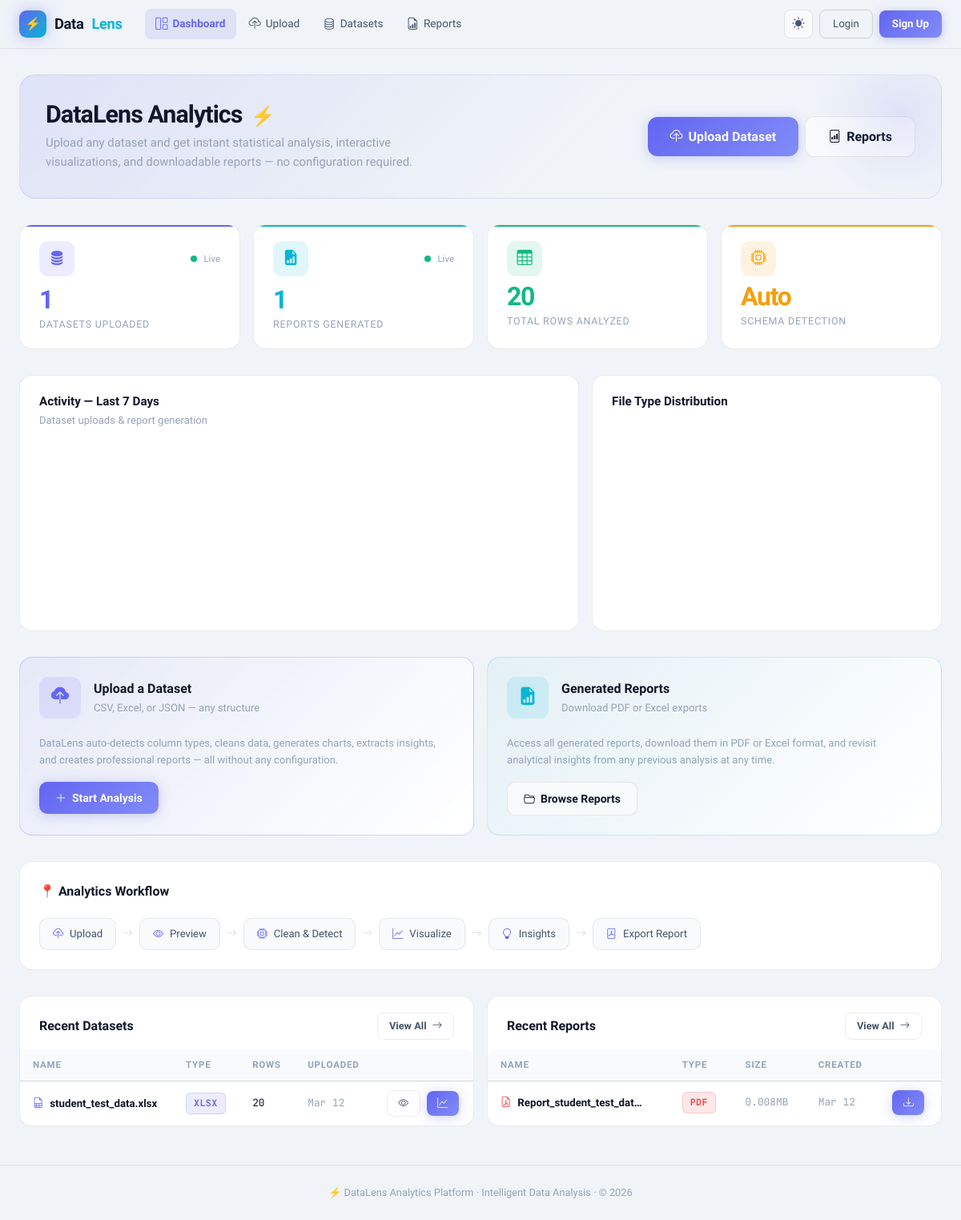
The page / on the database its author committed.
### app.py (models this page shows)
class Dataset(db.Model):
    id          = db.Column(db.Integer, primary_key=True)
    uid         = db.Column(db.String(36), unique=True, default=lambda: str(uuid.uuid4()))
    name        = db.Column(db.String(255), nullable=False)
    file_type   = db.Column(db.String(20))
    num_rows    = db.Column(db.Integer)
    num_cols    = db.Column(db.Integer)
    file_size   = db.Column(db.Float)          # MB
    file_path   = db.Column(db.String(512))
    description = db.Column(db.Text, default='')
    uploaded_at = db.Column(db.DateTime, default=datetime.utcnow)
    user_id     = db.Column(db.Integer, db.ForeignKey('user.id'), nullable=True)
    reports     = db.relationship('Report', backref='dataset', lazy=True, cascade='all,delete-orphan')

class Report(db.Model):
    id          = db.Column(db.Integer, primary_key=True)
    uid         = db.Column(db.String(36), unique=True, default=lambda: str(uuid.uuid4()))
    name        = db.Column(db.String(255))
    dataset_id  = db.Column(db.Integer, db.ForeignKey('dataset.id'))
    file_path   = db.Column(db.String(512))
    report_type = db.Column(db.String(20), default='pdf')
    file_size   = db.Column(db.Float, default=0.0)
    created_at  = db.Column(db.DateTime, default=datetime.utcnow)
    user_id     = db.Column(db.Integer, db.ForeignKey('user.id'), nullable=True)
    user        = db.relationship('User', backref='reports', foreign_keys=[user_id])

### app.py (the view)
@app.route('/')
def index():
    user = current_user()
    if user:
        datasets = Dataset.query.filter_by(user_id=user.id).order_by(Dataset.uploaded_at.desc()).all()
        reports  = Report.query.filter_by(user_id=user.id).order_by(Report.created_at.desc()).all()
    else:
        datasets = Dataset.query.filter_by(user_id=None).order_by(Dataset.uploaded_at.desc()).all()
        reports  = Report.query.filter_by(user_id=None).order_by(Report.created_at.desc()).all()
    stats = {
        'total_datasets': len(datasets),
        'total_reports':  len(reports),
        'total_rows':     sum(d.num_rows or 0 for d in datasets),
        'total_cols':     sum(d.num_cols or 0 for d in datasets),
    }
    recent_datasets = datasets[:5]
    recent_reports  = reports[:5]
    return render_template('dashboard.html', stats=stats,
                           recent_datasets=recent_datasets, recent_reports=recent_reports,
                           user=user)

### app.py (called while the page is built)
def current_user():
    uid = session.get('user_id')
    return db.session.get(User, uid) if uid else None

### templates/dashboard.html (shortened to what this page needs)
{% extends 'base.html' %}
{% block content %}
<div class="hero-gradient">
  <div class="flex-between flex-wrap gap-md">
    <div>
      <h1 style="font-size:1.9rem;font-weight:800;letter-spacing:-.03em;line-height:1.1;margin-bottom:.5rem">
        {% if user %}Welcome back, {{ user.username }}{% else %}DataLens Analytics{% endif %}
        <span style="display:inline-block;font-size:1.5rem;margin-left:.25rem">⚡</span>
      </h1>
      <p style="color:var(--text3);font-size:.93rem;max-width:520px">
        Upload any dataset and get instant statistical analysis, interactive visualizations, and downloadable reports — no configuration required.
      </p>
    </div>
    <div class="flex gap-sm">
      <a href="/upload" class="btn btn-primary btn-lg"><i class="bi bi-cloud-upload"></i> Upload Dataset</a>
      <a href="/reports" class="btn btn-secondary btn-lg"><i class="bi bi-file-bar-graph"></i> Reports</a>
    </div>
  </div>
</div>
<div class="grid g-4 mb-lg" id="metricsGrid">
  <div class="metric-card" style="--accent-color:var(--indigo)">
    <div class="flex-between mb-sm">
      <div class="metric-icon" style="background:var(--indigo-dim);color:var(--indigo)"><i class="bi bi-database-fill"></i></div>
      <div class="flex gap-sm"><div class="realtime-dot"></div><span class="text-xs text-muted">Live</span></div>
    </div>
    <div class="metric-value text-indigo" id="m-datasets">{{ stats.total_datasets }}</div>
    <div class="metric-label">Datasets Uploaded</div>
  </div>
  <div class="metric-card" style="--accent-color:var(--cyan)">
    <div class="flex-between mb-sm">
      <div class="metric-icon" style="background:var(--cyan-dim);color:var(--cyan)"><i class="bi bi-file-earmark-bar-graph-fill"></i></div>
      <div class="flex gap-sm"><div class="realtime-dot"></div><span class="text-xs text-muted">Live</span></div>
    </div>
    <div class="metric-value text-cyan" id="m-reports">{{ stats.total_reports }}</div>
    <div class="metric-label">Reports Generated</div>
  </div>
  <div class="metric-card" style="--accent-color:var(--emerald)">
    <div class="metric-icon" style="background:var(--emerald-dim);color:var(--emerald);margin-bottom:.5rem"><i class="bi bi-table"></i></div>
    <div class="metric-value text-emerald" id="m-rows">{{ '{:,}'.format(stats.total_rows) }}</div>
    <div class="metric-label">Total Rows Analyzed</div>
  </div>
  <div class="metric-card" style="--accent-color:var(--amber)">
    <div class="metric-icon" style="background:var(--amber-dim);color:var(--amber);margin-bottom:.5rem"><i class="bi bi-cpu"></i></div>
    <div class="metric-value text-amber">Auto</div>
    <div class="metric-label">Schema Detection</div>
  </div>
</div>
<div class="grid g-2 mb-lg" style="grid-template-columns: 1.6fr 1fr">
  <div class="card card-flush">
    <div class="flex-between" style="padding:1.25rem 1.5rem 0.75rem">
      <div>
        <div class="font-bold" style="font-size:.95rem">Activity — Last 7 Days</div>
        <div class="text-muted text-sm">Dataset uploads &amp; report generation</div>
      </div>
    </div>
    <div id="activityChart" style="height:240px"></div>
  </div>
  <div class="card card-flush">
    <div class="flex-between" style="padding:1.25rem 1.5rem 0.75rem">
      <div class="font-bold" style="font-size:.95rem">File Type Distribution</div>
    </div>
    <div id="fileTypesChart" style="height:240px"></div>
  </div>
</div>
<div class="grid g-2 mb-lg">
  <div class="card" style="border-color:rgba(99,102,241,.25);background:linear-gradient(135deg,rgba(99,102,241,.07),var(--surface))">
    <div class="flex gap-md mb-md">
      <div class="metric-icon" style="background:var(--indigo-dim);color:var(--indigo);width:52px;height:52px;font-size:1.4rem"><i class="bi bi-cloud-upload-fill"></i></div>
      <div><div class="font-bold" style="font-size:1rem">Upload a Dataset</div><div class="text-muted text-sm">CSV, Excel, or JSON — any structure</div></div>
    </div>
    <p class="text-muted text-sm" style="margin-bottom:1.1rem">DataLens auto-detects column types, cleans data, generates charts, extracts insights, and creates professional reports — all without any configuration.</p>
    <a href="/upload" class="btn btn-primary"><i class="bi bi-plus-lg"></i> Start Analysis</a>
  </div>
  <div class="card" style="border-color:rgba(6,182,212,.2);background:linear-gradient(135deg,rgba(6,182,212,.05),var(--surface))">
    <div class="flex gap-md mb-md">
      <div class="metric-icon" style="background:var(--cyan-dim);color:var(--cyan);width:52px;height:52px;font-size:1.4rem"><i class="bi bi-file-earmark-bar-graph-fill"></i></div>
      <div><div class="font-bold" style="font-size:1rem">Generated Reports</div><div class="text-muted text-sm">Download PDF or Excel exports</div></div>
    </div>
    <p class="text-muted text-sm" style="margin-bottom:1.1rem">Access all generated reports, download them in PDF or Excel format, and revisit analytical insights from any previous analysis at any time.</p>
    <a href="/reports" class="btn btn-secondary"><i class="bi bi-folder2-open"></i> Browse Reports</a>
  </div>
</div>
<div class="card mb-lg">
  <div class="font-bold mb-md">📍 Analytics Workflow</div>
  <div class="flex flex-wrap gap-sm" style="align-items:center">
    {% set steps = [
      ('cloud-upload','Upload','upload'),
      ('eye','Preview',None),
      ('cpu','Clean & Detect',None),
      ('graph-up','Visualize',None),
      ('lightbulb','Insights',None),
      ('file-pdf','Export Report','reports')
    ] %}
    {% for icon, label, href in steps %}
      <a href="{{ '/' + href if href else '#' }}" class="workflow-step">
        <i class="bi bi-{{ icon }}" style="color:var(--indigo)"></i> {{ label }}
      </a>
      {% if not loop.last %}<span class="workflow-arrow"><i class="bi bi-arrow-right"></i></span>{% endif %}
    {% endfor %}
  </div>
</div>
<div class="grid g-2">
  <div class="card card-flush">
    <div class="flex-between" style="padding:1.25rem 1.5rem 0.75rem">
      <div class="font-bold">Recent Datasets</div>
      <a href="/datasets" class="btn btn-outline btn-sm">View All <i class="bi bi-arrow-right"></i></a>
    </div>
    <div class="table-wrapper">
      <table class="dl-table" id="recentDatasetsTable">
        <thead><tr><th>Name</th><th>Type</th><th>Rows</th><th>Uploaded</th><th></th></tr></thead>
        <tbody id="recentDatasetsBody">
          {% if recent_datasets %}
            {% for ds in recent_datasets %}
            <tr>
              <td class="td-label">
                <div class="flex gap-sm">
                  <i class="bi bi-file-earmark-{% if ds.file_type=='csv' %}text{% elif ds.file_type in ('xlsx','xls') %}spreadsheet{% else %}code{% endif %}" style="color:var(--indigo)"></i>
                  <span style="max-width:160px;overflow:hidden;text-overflow:ellipsis;white-space:nowrap">{{ ds.name }}</span>
                </div>
              </td>
              <td><span class="badge badge-indigo">{{ ds.file_type.upper() }}</span></td>
              <td>{{ '{:,}'.format(ds.num_rows) }}</td>
              <td class="text-muted">{{ ds.uploaded_at.strftime('%b %d') }}</td>
              <td>
                <div class="flex gap-sm">
                  <a href="/preview/{{ ds.id }}" class="btn btn-outline btn-sm"><i class="bi bi-eye"></i></a>
                  <a href="/analyze/{{ ds.id }}" class="btn btn-primary btn-sm"><i class="bi bi-graph-up"></i></a>
                </div>
              </td>
            </tr>
            {% endfor %}
          {% else %}
            <tr><td colspan="5"><div class="empty-state"><div class="empty-state-icon">📂</div><p>No datasets yet</p><a href="/upload" class="btn btn-primary btn-sm">Upload Now</a></div></td></tr>
          {% endif %}
        </tbody>
      </table>
    </div>
  </div>
  <div class="card card-flush">
    <div class="flex-between" style="padding:1.25rem 1.5rem 0.75rem">
      <div class="font-bold">Recent Reports</div>
      <a href="/reports" class="btn btn-outline btn-sm">View All <i class="bi bi-arrow-right"></i></a>
    </div>
    <div class="table-wrapper">
      <table class="dl-table" id="recentReportsTable">
        <thead><tr><th>Name</th><th>Type</th><th>Size</th><th>Created</th><th></th></tr></thead>
        <tbody id="recentReportsBody">
          {% if recent_reports %}
            {% for r in recent_reports %}
            <tr>
              <td class="td-label">
                <div class="flex gap-sm">
                  <i class="bi bi-file-earmark-{% if r.report_type=='pdf' %}pdf{% else %}spreadsheet{% endif %}"
                     style="color:{% if r.report_type=='pdf' %}var(--rose){% else %}var(--emerald){% endif %}"></i>
                  <span style="max-width:160px;overflow:hidden;text-overflow:ellipsis;white-space:nowrap">{{ r.name }}</span>
                </div>
              </td>
              <td><span class="badge {% if r.report_type=='pdf' %}badge-rose{% else %}badge-emerald{% endif %}">{{ r.report_type.upper() }}</span></td>
              <td class="text-muted">{{ r.file_size }}MB</td>
              <td class="text-muted">{{ r.created_at.strftime('%b %d') }}</td>
              <td><a href="/report/download/{{ r.id }}" class="btn btn-primary btn-sm"><i class="bi bi-download"></i></a></td>
            </tr>
            {% endfor %}
          {% else %}
            <tr><td colspan="5"><div class="empty-state"><div class="empty-state-icon">📋</div><p>No reports yet</p></div></td></tr>
          {% endif %}
        </tbody>
      </table>
    </div>
  </div>
</div>
{% endblock %}

### templates/base.html (shortened to what this page needs)
<!DOCTYPE html>
<html lang="en" data-theme="dark">
<head>
<link href="https://cdn.jsdelivr.net/npm/bootstrap-icons@1.11.3/font/bootstrap-icons.css" rel="stylesheet">
</head>
<body>
<header class="navbar">
  <div class="nav-inner">
    <a href="/" class="nav-brand">
      <div class="nav-brand-icon">⚡</div>
      Data<span>Lens</span>
    </a>
    <nav class="nav-links">
      <a href="/" class="nav-link {% if request.endpoint == 'index' %}active{% endif %}">
        <i class="bi bi-grid-1x2"></i> Dashboard
      </a>
      <a href="/upload" class="nav-link {% if request.endpoint == 'upload' %}active{% endif %}">
        <i class="bi bi-cloud-upload"></i> Upload
      </a>
      <a href="/datasets" class="nav-link {% if request.endpoint == 'datasets' %}active{% endif %}">
        <i class="bi bi-database"></i> Datasets
      </a>
      <a href="/reports" class="nav-link {% if request.endpoint == 'reports' %}active{% endif %}">
        <i class="bi bi-file-earmark-bar-graph"></i> Reports
      </a>
    </nav>
    <div class="nav-right">
      <button class="theme-toggle" id="themeToggle" title="Toggle theme" aria-label="Toggle theme">
        <i class="bi bi-moon-stars-fill" id="themeIcon"></i>
      </button>
      {% if user %}
        <div class="user-menu-wrapper">
          <div class="user-pill" onclick="toggleDropdown()">
            <div class="user-avatar" style="background:{{ user.avatar_color or '#6366f1' }}">
              {{ user.username[0].upper() }}
            </div>
            <span>{{ user.username }}</span>
            <i class="bi bi-chevron-down text-muted text-xs" style="margin-left:2px"></i>
          </div>
          <div class="dropdown-menu" id="userDropdown">
            <div class="dropdown-item" onclick="location.href='/profile'">
              <i class="bi bi-person"></i> Profile
            </div>
            <div class="dropdown-item" onclick="location.href='/datasets'">
              <i class="bi bi-database"></i> My Datasets
            </div>
            <div class="dropdown-item" onclick="location.href='/reports'">
              <i class="bi bi-file-earmark-bar-graph"></i> My Reports
            </div>
            <div class="dropdown-divider"></div>
            <div class="dropdown-item danger" onclick="location.href='/logout'">
              <i class="bi bi-box-arrow-right"></i> Logout
            </div>
          </div>
        </div>
      {% else %}
        <a href="/login"  class="btn-ghost">Login</a>
        <a href="/signup" class="btn-primary-sm">Sign Up</a>
      {% endif %}
    </div>
  </div>
</header>
<div class="page-wrapper">
  <main class="main">
    <div class="container">
      {% block content %}{% endblock %}
    </div>
  </main>
</div>
<footer>
  <div class="container">
    <span>⚡ DataLens Analytics Platform · Intelligent Data Analysis · &copy; 2026</span>
  </div>
</footer>
</body>
</html>

### templates/dashboard.html (style rules this page uses)
.hero-gradient { background: linear-gradient(135deg, var(--indigo-dim), transparent 60%); border-radius: 20px; padding: 2rem; border: 1px solid rgba(99,102,241,0.15); margin-bottom: 2rem; position: relative; overflow: hidden; }
.hero-gradient::after { content: ''; position: absolute; top: -60px; right: -60px; width: 220px; height: 220px; background: radial-gradient(circle, rgba(99,102,241,0.12), transparent 70%); border-radius: 50%; }
.workflow-step { display: flex; align-items: center; gap: 8px; background: var(--surface2); border: 1px solid var(--border); border-radius: 10px; padding: 0.55rem 1rem; font-size: 0.82rem; font-weight: 500; color: var(--text2); transition: all 0.2s ease; text-decoration: none; }
.workflow-arrow { color: var(--border2); font-size: 0.8rem; }
.realtime-dot { width: 8px; height: 8px; border-radius: 50%; background: var(--emerald); animation: pulse 2s infinite; }

### rows shown on the page
Dataset: name "student_test_data.xlsx", file_type "XLSX", num_rows "20", uploaded_at "Mar 12"
Report: name "Report_student_test_dat…", report_type "PDF", file_size "0.008", created_at "Mar 12"

### other values the page prints
{{ stats.total_datasets }} "1"
{{ stats.total_reports }} "1"
{{ '{:,}'.format(stats.total_rows) }} "20"
{{ label }} "Upload" "Preview" "Clean & Detect" "Visualize" "Insights" "Export Report"
